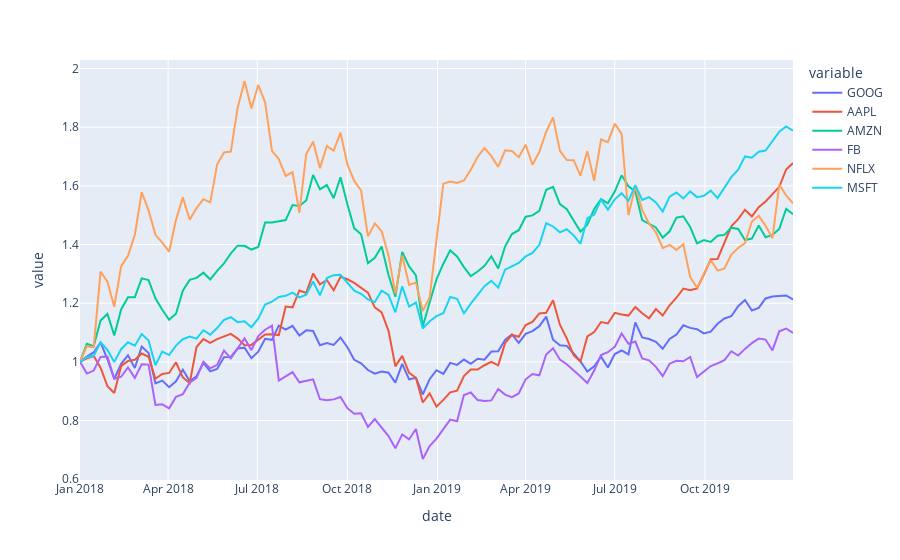

The cell this chart's notebook holds for it:
### Code cell
df1 = px.data.stocks()
fig = px.line(df1,
              x='date', y=df1.columns)
fig.show()
